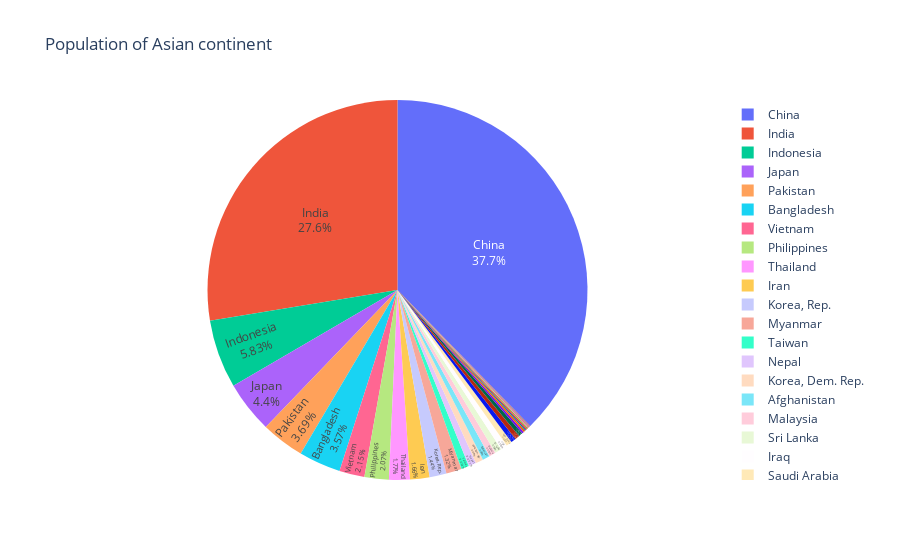

The notebook cell this image was saved under:
### Markdown cell above
### Part of Whole


**1. Pie Chart describing the percetage of population distribution amoung different countries in Asia Continent**

### Code cell
# df = px.data.gapminder().query("year == 2007").query("continent == 'Americas'")
fig = px.pie(df_dict['Asia'], values='pop', names='country',
             title='Population of Asian continent',
             hover_data=['lifeExp'], labels={'lifeExp':'life expectancy'})
fig.update_traces(textposition='inside', textinfo='percent+label')
fig.show()
fig.write_image("images/fig4.png")

### Figure 1 — Plotly figure (JSON) as saved in the notebook; plotly's stock layout.template omitted (floating-point values rounded to 4 significant figures; data arrays with more than 128 entries replaced by an {"elided": "..."} marker saying what was removed)
{"data": [{"customdata": {"elided": "396x1 float values"}, "domain": {"x": [0, 1], "y": [0, 1]}, "hovertemplate": "country=%{label}<br>pop=%{value}<br>life expectancy=%{customdata[0]}<extra></extra>", "labels": {"elided": "396 str values"}, "legendgroup": "", "name": "", "showlegend": true, "textinfo": "percent+label", "textposition": "inside", "type": "pie", "values": {"elided": "396 int values"}}], "layout": {"legend": {"tracegroupgap": 0}, "title": {"text": "Population of Asian continent"}}}
